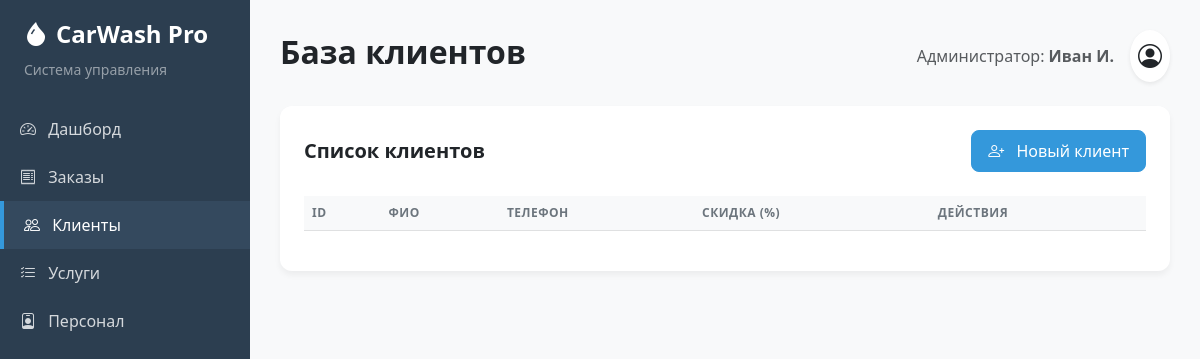
The app's page /clients, older data.
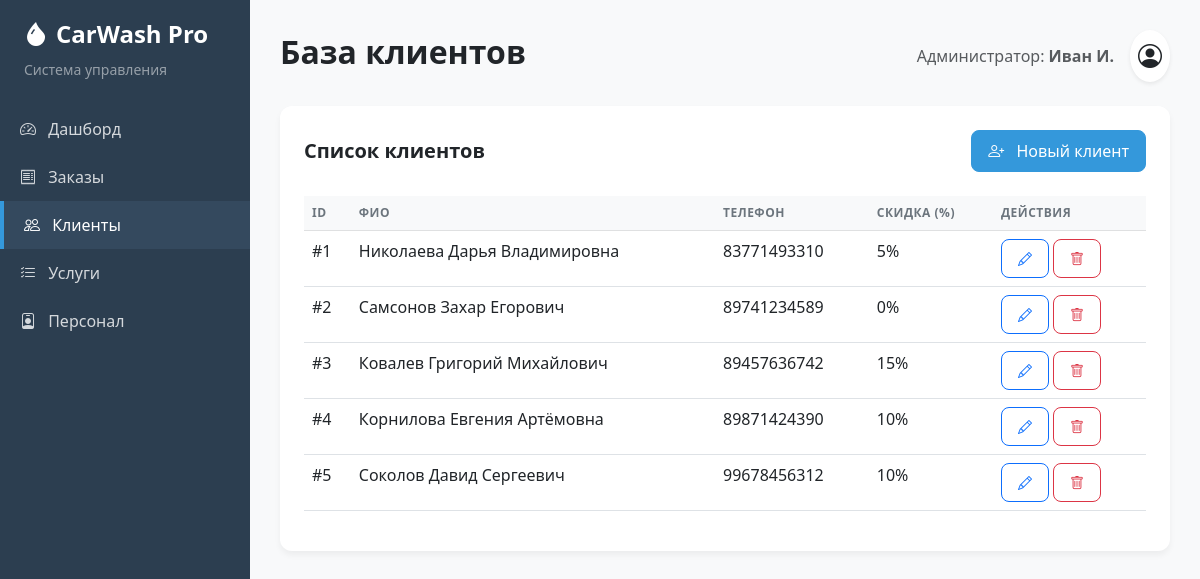
The same page, newer data.
### models.py (models this page shows)
class Client(db.Model):
    __tablename__ = 'clients'
    c_id = db.Column(db.Integer, primary_key=True)
    c_fname = db.Column(db.String(50), nullable=False)
    c_name = db.Column(db.String(50), nullable=False)
    c_mname = db.Column(db.String(50))
    c_phone = db.Column(db.String(20), nullable=False)
    c_discount = db.Column(db.Integer, default=0)

### app.py (the view)
@app.route('/clients')
def clients_page():
    clients = Client.query.all()
    return render_template('clients.html', clients=clients)

### templates/clients.html (shortened to what this page needs)
{% extends "base.html" %}
{% block title %}База клиентов{% endblock %}
{% block content %}
<div class="card p-4">
    <div class="d-flex justify-content-between align-items-center mb-4">
        <h5 class="fw-bold mb-0">Список клиентов</h5>
        <button class="btn btn-primary" data-bs-toggle="modal" data-bs-target="#newClientModal">
            <i class="bi bi-person-plus me-2"></i> Новый клиент
        </button>
    </div>
    <div class="table-responsive">
        <table class="table table-hover">
            <thead class="table-light">
                <tr>
                    <th>ID</th>
                    <th>ФИО</th>
                    <th>Телефон</th>
                    <th>Скидка (%)</th>
                    <th>Действия</th>
                </tr>
            </thead>
            <tbody>
                {% for client in clients %}
                <tr>
                    <td>#{{ client.c_id }}</td>
                    <td>{{ client.c_fname }} {{ client.c_name }} {{ client.c_mname }}</td>
                    <td>{{ client.c_phone }}</td>
                    <td>{{ client.c_discount }}%</td>
                    <td>
                        <button class="btn btn-sm btn-outline-primary" onclick="editClient({{ client.c_id }})">
                            <i class="bi bi-pencil"></i>
                        </button>
                        <button class="btn btn-sm btn-outline-danger" onclick="deleteClient({{ client.c_id }})">
                            <i class="bi bi-trash"></i>
                        </button>
                    </td>
                </tr>
                {% endfor %}
            </tbody>
        </table>
    </div>
</div>
{% endblock %}

### templates/base.html (shortened to what this page needs)
<!DOCTYPE html>
<html lang="ru">
<head>
    <link href="https://cdn.jsdelivr.net/npm/bootstrap@5.3.0/dist/css/bootstrap.min.css" rel="stylesheet">
    <link rel="stylesheet" href="https://cdn.jsdelivr.net/npm/bootstrap-icons@1.10.5/font/bootstrap-icons.css">
    <link rel="stylesheet" href="{{ url_for('static', filename='style.css') }}">
</head>
<body>
    <div id="sidebar">
        <div class="px-4 mb-4">
            <h4 class="fw-bold"><i class="bi bi-droplet-fill me-2"></i>CarWash Pro</h4>
            <small class="text-white-50">Система управления</small>
        </div>
        <nav class="nav flex-column">
            <a class="nav-link {% if request.path == '/' %}active{% endif %}" href="{{ url_for('index') }}">
                <i class="bi bi-speedometer2 me-2"></i> Дашборд
            </a>
            <a class="nav-link {% if request.path == '/orders' %}active{% endif %}" href="{{ url_for('orders_page') }}">
                <i class="bi bi-receipt me-2"></i> Заказы
            </a>
            <a class="nav-link {% if request.path == '/clients' %}active{% endif %}" href="{{ url_for('clients_page') }}">
                <i class="bi bi-people me-2"></i> Клиенты
            </a>
            <a class="nav-link {% if request.path == '/services' %}active{% endif %}" href="{{ url_for('services_page') }}">
                <i class="bi bi-list-check me-2"></i> Услуги
            </a>
            <a class="nav-link {% if request.path == '/staff' %}active{% endif %}" href="{{ url_for('staff_page') }}">
                <i class="bi bi-person-badge me-2"></i> Персонал
            </a>
        </nav>
    </div>
    <div id="content">
        <header class="d-flex justify-content-between align-items-center mb-4">
            <h2 class="fw-bold text-dark">{% block title %}{% endblock %}</h2>
            <div class="user-profile d-flex align-items-center">
                <span class="me-3 text-muted">Администратор: <strong>Иван И.</strong></span>
                <div class="bg-white rounded-circle p-2 shadow-sm">
                    <i class="bi bi-person-circle fs-4"></i>
                </div>
            </div>
        </header>
        {% block content %}{% endblock %}
    </div>
</body>
</html>

### static/style.css (style rules this page uses)
#content > * { animation: fadeIn 0.4s ease-out forwards; }
.table thead th { font-weight: 600; text-transform: uppercase; font-size: 0.75rem; letter-spacing: 0.5px; color: #6c757d; border-top: none; }
.btn { border-radius: 8px; font-weight: 500; padding: 8px 16px; }
.btn-primary { background-color: #3498db; border-color: #3498db; }

### templates/base.html (style rules this page uses)
:root { --sidebar-width: 250px; --primary-color: #2c3e50; --secondary-color: #34495e; --accent-color: #3498db; --bg-light: #f8f9fa; }
body { background-color: var(--bg-light); font-family: 'Segoe UI', Tahoma, Geneva, Verdana, sans-serif; }
#sidebar { width: var(--sidebar-width); height: 100vh; position: fixed; left: 0; top: 0; background-color: var(--primary-color); color: white; padding-top: 20px; z-index: 1000; }
#sidebar .nav-link { color: rgba(255,255,255,0.8); padding: 12px 20px; border-radius: 0; transition: all 0.3s; }
#sidebar .nav-link:hover, #sidebar .nav-link.active { color: white; background-color: var(--secondary-color); border-left: 4px solid var(--accent-color); }
#content { margin-left: var(--sidebar-width); padding: 30px; }
.card { border: none; border-radius: 12px; box-shadow: 0 4px 6px rgba(0,0,0,0.05); transition: transform 0.2s; }

Row changes from the older to the newer data that the page shows:
added Client: c_id "1", c_fname "Николаева", c_name "Дарья", c_mname "Владимировна", c_phone "83771493310", c_discount "5"
added Client: c_id "2", c_fname "Самсонов", c_name "Захар", c_mname "Егорович", c_phone "89741234589", c_discount "0"
added Client: c_id "3", c_fname "Ковалев", c_name "Григорий", c_mname "Михайлович", c_phone "89457636742", c_discount "15"
added Client: c_id "4", c_fname "Корнилова", c_name "Евгения", c_mname "Артёмовна", c_phone "89871424390", c_discount "10"
added Client: c_id "5", c_fname "Соколов", c_name "Давид", c_mname "Сергеевич", c_phone "99678456312", c_discount "10"
